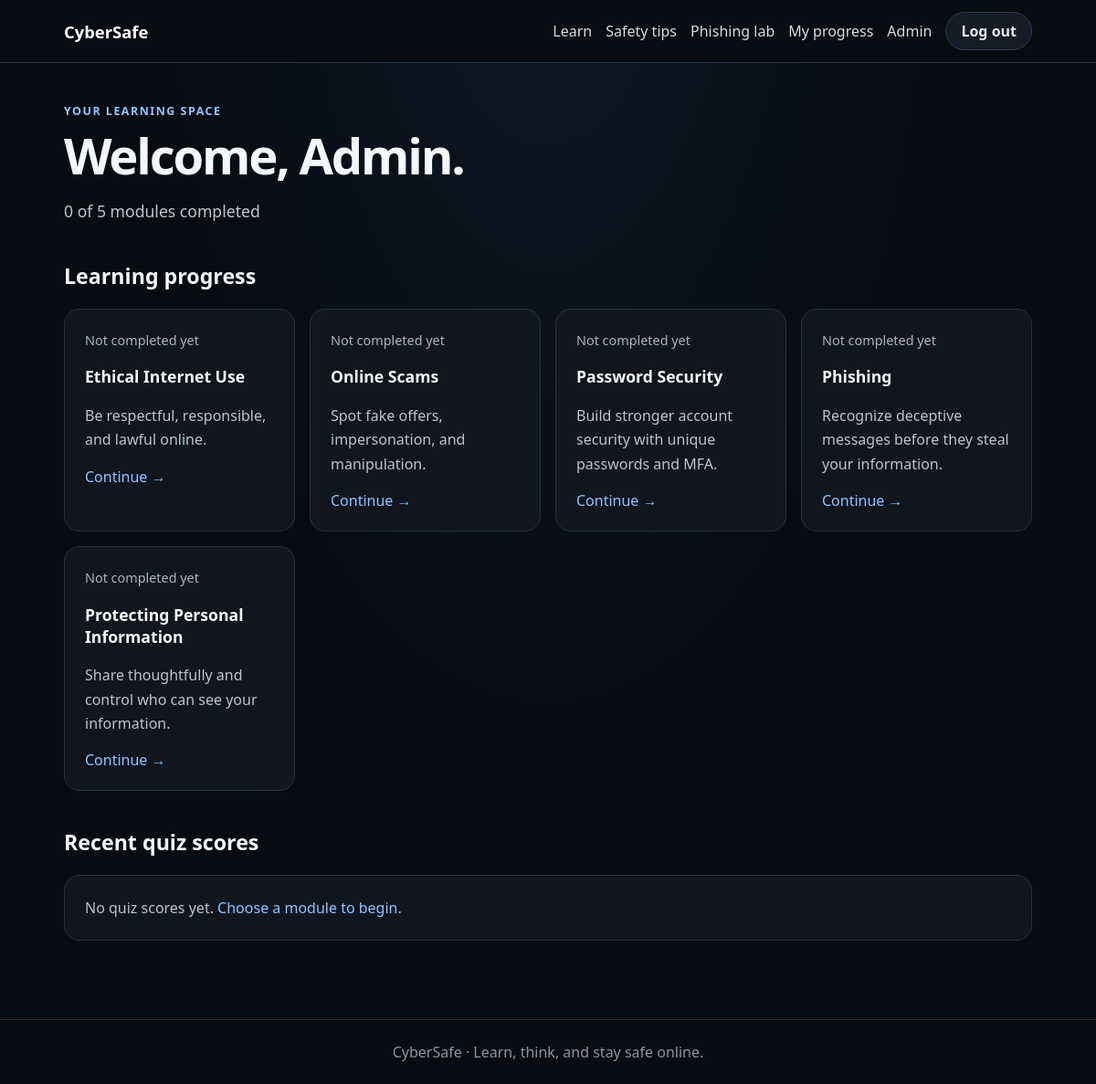
The app's page /dashboard (signed in) with its own data.
### tables this page shows
CREATE TABLE users (
                    id INTEGER PRIMARY KEY, name TEXT NOT NULL, email TEXT NOT NULL UNIQUE,
                    password_hash TEXT NOT NULL, role TEXT NOT NULL DEFAULT 'student',
                    created_at TEXT NOT NULL DEFAULT CURRENT_TIMESTAMP
                );

CREATE TABLE modules (
                    id INTEGER PRIMARY KEY, slug TEXT NOT NULL UNIQUE, title TEXT NOT NULL,
                    summary TEXT NOT NULL, lesson TEXT NOT NULL, examples TEXT NOT NULL,
                    takeaways TEXT NOT NULL
                );

### app.py (the view)
    @app.get("/dashboard")
    @login_required
    def dashboard():
        account = user()
        scores = db().execute("""SELECT quiz_scores.*,modules.title,modules.slug
            FROM quiz_scores JOIN modules ON modules.id=quiz_scores.module_id
            WHERE quiz_scores.user_id=? ORDER BY quiz_scores.id DESC LIMIT 25""", (account["id"],)).fetchall()
        done = {r["module_id"] for r in db().execute("SELECT module_id FROM progress WHERE user_id=?", (account["id"],))}
        rows = db().execute("SELECT * FROM modules ORDER BY title").fetchall()
        return render_template("dashboard.html", user=account, scores=scores,
                               completed=done, modules=[module_data(r) for r in rows])

### app.py (called while the page is built)
def connect(database=DATABASE):
    db = sqlite3.connect(database)
    db.row_factory = sqlite3.Row
    db.execute("PRAGMA foreign_keys = ON")
    return db

### templates/dashboard.html (shortened to what this page needs)
{% extends "base.html" %}
{% block content %}
<span class="eyebrow">Your learning space</span><h1>Welcome, {{ user.name }}.</h1>
<p class="lead">{{ completed|length }} of {{ modules|length }} modules completed</p>
<section class="section"><h2>Learning progress</h2><div class="grid">
{% for item in modules %}<article class="card"><span class="small">{{ "Completed" if item.id in completed else "Not completed yet" }}</span><h3>{{ item.title }}</h3><p>{{ item.summary }}</p><a href="{{ url_for('module',slug=item.slug) }}">Continue →</a></article>{% endfor %}
</div></section>
<section class="section"><h2>Recent quiz scores</h2>
{% if scores %}<div class="panel table-wrap"><table><thead><tr><th>Module</th><th>Score</th><th>Date</th></tr></thead><tbody>
{% for score in scores %}<tr><td><a href="{{ url_for('module',slug=score.slug) }}">{{ score.title }}</a></td><td>{{ score.score }} / {{ score.total }}</td><td>{{ score.completed_at }}</td></tr>{% endfor %}
</tbody></table></div>{% else %}<p class="panel">No quiz scores yet. <a href="{{ url_for('modules') }}">Choose a module to begin.</a></p>{% endif %}
</section>
{% endblock %}

### templates/base.html (style rules this page uses)
:root { color-scheme: dark; font-family: system-ui, sans-serif; background: #080b12; color: #f4f7fb; --panel:#10151f; --line:#28313f; --muted:#aab4c2; --blue:#8bc6ff; }
* { box-sizing: border-box; }
body { min-height:100vh; margin:0; background:radial-gradient(ellipse at 50% -18%,rgba(35,91,158,.18),transparent 50%),#080b12; }
a { color:var(--blue); text-decoration:none; }
.eyebrow { color:#91c6fa; text-transform:uppercase; letter-spacing:.12em; font-weight:750; font-size:.78rem; }
h1 { font-size:clamp(2rem,5vw,3.4rem); line-height:1.08; letter-spacing:-.04em; margin:10px 0; }
h2 { font-size:1.45rem; }
h3 { font-size:1.1rem; }
p { color:#bac4d1; line-height:1.65; }
.lead { max-width:720px; font-size:1.1rem; }
.grid { display:grid; grid-template-columns:repeat(auto-fit,minmax(min(100%,250px),1fr)); gap:16px; }
.card,.panel { background:var(--panel); border:1px solid var(--line); border-radius:17px; padding:22px; }
.section { margin-top:40px; }
.muted,.small { color:var(--muted); font-size:.9rem; }

### records on screen
users: name "Admin"
modules: id "Not completed yet", title "Ethical Internet Use", summary "Be respectful, responsible, and lawful online."
modules: id "Not completed yet", title "Online Scams", summary "Spot fake offers, impersonation, and manipulation."
modules: id "Not completed yet", title "Password Security", summary "Build stronger account security with unique passwords and MFA."
modules: id "Not completed yet", title "Phishing", summary "Recognize deceptive messages before they steal your information."
modules: id "Not completed yet", title "Protecting Personal Information", summary "Share thoughtfully and control who can see your information."

### other values on screen
{{ completed|length }} "0"
{{ modules|length }} "5"
